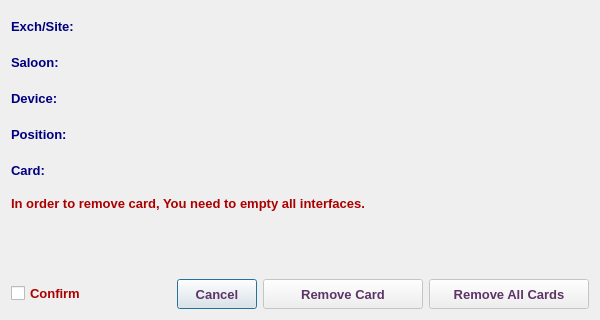
<?xml version="1.0" encoding="UTF-8"?>
<ui version="4.0">
 <class>RemoveDeviceCardDialog</class>
 <widget class="QDialog" name="RemoveDeviceCardDialog">
  <property name="windowModality">
   <enum>Qt::NonModal</enum>
  </property>
  <property name="geometry">
   <rect>
    <x>0</x>
    <y>0</y>
    <width>600</width>
    <height>320</height>
   </rect>
  </property>
  <property name="sizePolicy">
   <sizepolicy hsizetype="Fixed" vsizetype="Fixed">
    <horstretch>0</horstretch>
    <verstretch>0</verstretch>
   </sizepolicy>
  </property>
  <property name="minimumSize">
   <size>
    <width>600</width>
    <height>320</height>
   </size>
  </property>
  <property name="maximumSize">
   <size>
    <width>601</width>
    <height>321</height>
   </size>
  </property>
  <property name="font">
   <font>
    <family>Tahoma</family>
    <pointsize>10</pointsize>
   </font>
  </property>
  <property name="windowTitle">
   <string>Remove Device Card</string>
  </property>
  <property name="windowIcon">
   <iconset resource="../../../../image.qrc">
    <normaloff>:/Image/remove.png</normaloff>:/Image/remove.png</iconset>
  </property>
  <layout class="QVBoxLayout" name="verticalLayout">
   <item>
    <layout class="QHBoxLayout" name="horizontalLayout_7">
     <item>
      <widget class="QLabel" name="label_6">
       <property name="minimumSize">
        <size>
         <width>100</width>
         <height>30</height>
        </size>
       </property>
       <property name="maximumSize">
        <size>
         <width>100</width>
         <height>30</height>
        </size>
       </property>
       <property name="font">
        <font>
         <family>Tahoma</family>
         <pointsize>10</pointsize>
         <weight>75</weight>
         <bold>true</bold>
        </font>
       </property>
       <property name="styleSheet">
        <string notr="true">color: rgb(0, 0, 127);</string>
       </property>
       <property name="text">
        <string>Exch/Site:</string>
       </property>
      </widget>
     </item>
     <item>
      <widget class="QLabel" name="abbrLbl">
       <property name="sizePolicy">
        <sizepolicy hsizetype="Expanding" vsizetype="Preferred">
         <horstretch>0</horstretch>
         <verstretch>0</verstretch>
        </sizepolicy>
       </property>
       <property name="minimumSize">
        <size>
         <width>320</width>
         <height>30</height>
        </size>
       </property>
       <property name="maximumSize">
        <size>
         <width>500</width>
         <height>30</height>
        </size>
       </property>
       <property name="font">
        <font>
         <family>Tahoma</family>
         <pointsize>10</pointsize>
         <weight>75</weight>
         <bold>true</bold>
        </font>
       </property>
       <property name="styleSheet">
        <string notr="true">color: rgb(85, 0, 127);</string>
       </property>
       <property name="text">
        <string/>
       </property>
       <property name="alignment">
        <set>Qt::AlignLeading|Qt::AlignLeft|Qt::AlignVCenter</set>
       </property>
       <property name="wordWrap">
        <bool>true</bool>
       </property>
      </widget>
     </item>
    </layout>
   </item>
   <item>
    <layout class="QHBoxLayout" name="horizontalLayout_6">
     <item>
      <widget class="QLabel" name="label_5">
       <property name="minimumSize">
        <size>
         <width>100</width>
         <height>30</height>
        </size>
       </property>
       <property name="maximumSize">
        <size>
         <width>100</width>
         <height>30</height>
        </size>
       </property>
       <property name="font">
        <font>
         <family>Tahoma</family>
         <pointsize>10</pointsize>
         <weight>75</weight>
         <bold>true</bold>
        </font>
       </property>
       <property name="styleSheet">
        <string notr="true">color: rgb(0, 0, 127);</string>
       </property>
       <property name="text">
        <string>Saloon:</string>
       </property>
      </widget>
     </item>
     <item>
      <widget class="QLabel" name="saloonLbl">
       <property name="sizePolicy">
        <sizepolicy hsizetype="Expanding" vsizetype="Preferred">
         <horstretch>0</horstretch>
         <verstretch>0</verstretch>
        </sizepolicy>
       </property>
       <property name="minimumSize">
        <size>
         <width>320</width>
         <height>30</height>
        </size>
       </property>
       <property name="maximumSize">
        <size>
         <width>500</width>
         <height>30</height>
        </size>
       </property>
       <property name="font">
        <font>
         <family>Tahoma</family>
         <pointsize>10</pointsize>
         <weight>75</weight>
         <bold>true</bold>
        </font>
       </property>
       <property name="styleSheet">
        <string notr="true">color: rgb(85, 0, 127);</string>
       </property>
       <property name="text">
        <string/>
       </property>
       <property name="alignment">
        <set>Qt::AlignLeading|Qt::AlignLeft|Qt::AlignVCenter</set>
       </property>
       <property name="wordWrap">
        <bool>true</bool>
       </property>
      </widget>
     </item>
    </layout>
   </item>
   <item>
    <layout class="QHBoxLayout" name="horizontalLayout_3">
     <item>
      <widget class="QLabel" name="label_3">
       <property name="minimumSize">
        <size>
         <width>100</width>
         <height>30</height>
        </size>
       </property>
       <property name="maximumSize">
        <size>
         <width>100</width>
         <height>30</height>
        </size>
       </property>
       <property name="font">
        <font>
         <family>Tahoma</family>
         <pointsize>10</pointsize>
         <weight>75</weight>
         <bold>true</bold>
        </font>
       </property>
       <property name="styleSheet">
        <string notr="true">color: rgb(0, 0, 127);</string>
       </property>
       <property name="text">
        <string>Device:</string>
       </property>
      </widget>
     </item>
     <item>
      <widget class="QLabel" name="deviceLbl">
       <property name="sizePolicy">
        <sizepolicy hsizetype="Expanding" vsizetype="Preferred">
         <horstretch>0</horstretch>
         <verstretch>0</verstretch>
        </sizepolicy>
       </property>
       <property name="minimumSize">
        <size>
         <width>320</width>
         <height>30</height>
        </size>
       </property>
       <property name="maximumSize">
        <size>
         <width>500</width>
         <height>30</height>
        </size>
       </property>
       <property name="font">
        <font>
         <family>Tahoma</family>
         <pointsize>10</pointsize>
         <weight>75</weight>
         <bold>true</bold>
        </font>
       </property>
       <property name="styleSheet">
        <string notr="true">color: rgb(85, 0, 127);</string>
       </property>
       <property name="text">
        <string/>
       </property>
       <property name="wordWrap">
        <bool>true</bool>
       </property>
      </widget>
     </item>
    </layout>
   </item>
   <item>
    <widget class="QFrame" name="frame">
     <property name="font">
      <font>
       <family>Tahoma</family>
       <pointsize>10</pointsize>
      </font>
     </property>
     <property name="frameShape">
      <enum>QFrame::NoFrame</enum>
     </property>
     <property name="frameShadow">
      <enum>QFrame::Plain</enum>
     </property>
     <property name="lineWidth">
      <number>0</number>
     </property>
     <layout class="QVBoxLayout" name="verticalLayout_2">
      <property name="leftMargin">
       <number>0</number>
      </property>
      <property name="topMargin">
       <number>0</number>
      </property>
      <property name="rightMargin">
       <number>0</number>
      </property>
      <property name="bottomMargin">
       <number>0</number>
      </property>
      <item>
       <layout class="QHBoxLayout" name="horizontalLayout_8">
        <item>
         <widget class="QLabel" name="label_7">
          <property name="minimumSize">
           <size>
            <width>100</width>
            <height>30</height>
           </size>
          </property>
          <property name="maximumSize">
           <size>
            <width>100</width>
            <height>30</height>
           </size>
          </property>
          <property name="font">
           <font>
            <family>Tahoma</family>
            <pointsize>10</pointsize>
            <weight>75</weight>
            <bold>true</bold>
           </font>
          </property>
          <property name="styleSheet">
           <string notr="true">color: rgb(0, 0, 127);</string>
          </property>
          <property name="text">
           <string>Position:</string>
          </property>
         </widget>
        </item>
        <item>
         <widget class="QLabel" name="positionLbl">
          <property name="sizePolicy">
           <sizepolicy hsizetype="Expanding" vsizetype="Preferred">
            <horstretch>0</horstretch>
            <verstretch>0</verstretch>
           </sizepolicy>
          </property>
          <property name="minimumSize">
           <size>
            <width>320</width>
            <height>30</height>
           </size>
          </property>
          <property name="maximumSize">
           <size>
            <width>500</width>
            <height>30</height>
           </size>
          </property>
          <property name="font">
           <font>
            <family>Tahoma</family>
            <pointsize>10</pointsize>
            <weight>75</weight>
            <bold>true</bold>
           </font>
          </property>
          <property name="styleSheet">
           <string notr="true">color: rgb(85, 0, 127);</string>
          </property>
          <property name="text">
           <string/>
          </property>
          <property name="wordWrap">
           <bool>true</bool>
          </property>
         </widget>
        </item>
       </layout>
      </item>
      <item>
       <layout class="QHBoxLayout" name="horizontalLayout_5">
        <item>
         <widget class="QLabel" name="label_4">
          <property name="minimumSize">
           <size>
            <width>100</width>
            <height>30</height>
           </size>
          </property>
          <property name="maximumSize">
           <size>
            <width>100</width>
            <height>30</height>
           </size>
          </property>
          <property name="font">
           <font>
            <family>Tahoma</family>
            <pointsize>10</pointsize>
            <weight>75</weight>
            <bold>true</bold>
           </font>
          </property>
          <property name="styleSheet">
           <string notr="true">color: rgb(0, 0, 127);</string>
          </property>
          <property name="text">
           <string>Card:</string>
          </property>
         </widget>
        </item>
        <item>
         <widget class="QLabel" name="cardLbl">
          <property name="sizePolicy">
           <sizepolicy hsizetype="Expanding" vsizetype="Preferred">
            <horstretch>0</horstretch>
            <verstretch>0</verstretch>
           </sizepolicy>
          </property>
          <property name="minimumSize">
           <size>
            <width>320</width>
            <height>30</height>
           </size>
          </property>
          <property name="maximumSize">
           <size>
            <width>500</width>
            <height>30</height>
           </size>
          </property>
          <property name="font">
           <font>
            <family>Tahoma</family>
            <pointsize>10</pointsize>
            <weight>75</weight>
            <bold>true</bold>
           </font>
          </property>
          <property name="styleSheet">
           <string notr="true">color: rgb(85, 0, 127);</string>
          </property>
          <property name="text">
           <string/>
          </property>
          <property name="wordWrap">
           <bool>true</bool>
          </property>
         </widget>
        </item>
       </layout>
      </item>
     </layout>
    </widget>
   </item>
   <item>
    <widget class="QLabel" name="errorLbl">
     <property name="minimumSize">
      <size>
       <width>200</width>
       <height>25</height>
      </size>
     </property>
     <property name="maximumSize">
      <size>
       <width>16777215</width>
       <height>50</height>
      </size>
     </property>
     <property name="font">
      <font>
       <family>Tahoma</family>
       <pointsize>10</pointsize>
       <weight>75</weight>
       <bold>true</bold>
      </font>
     </property>
     <property name="styleSheet">
      <string notr="true">color: rgb(170, 0, 0);</string>
     </property>
     <property name="text">
      <string>In order to remove card, You need to empty all interfaces.</string>
     </property>
     <property name="wordWrap">
      <bool>true</bool>
     </property>
    </widget>
   </item>
   <item>
    <spacer name="verticalSpacer">
     <property name="font">
      <font>
       <family>Tahoma</family>
       <pointsize>10</pointsize>
      </font>
     </property>
     <property name="orientation">
      <enum>Qt::Vertical</enum>
     </property>
     <property name="sizeHint" stdset="0">
      <size>
       <width>20</width>
       <height>31</height>
      </size>
     </property>
    </spacer>
   </item>
   <item>
    <layout class="QHBoxLayout" name="horizontalLayout_4">
     <item>
      <widget class="QCheckBox" name="checkBox">
       <property name="sizePolicy">
        <sizepolicy hsizetype="Preferred" vsizetype="Fixed">
         <horstretch>0</horstretch>
         <verstretch>0</verstretch>
        </sizepolicy>
       </property>
       <property name="font">
        <font>
         <family>Tahoma</family>
         <pointsize>10</pointsize>
         <weight>75</weight>
         <bold>true</bold>
        </font>
       </property>
       <property name="styleSheet">
        <string notr="true">color: rgb(170, 0, 0);</string>
       </property>
       <property name="text">
        <string>Confirm</string>
       </property>
      </widget>
     </item>
     <item>
      <spacer name="horizontalSpacer">
       <property name="font">
        <font>
         <family>Tahoma</family>
         <pointsize>10</pointsize>
        </font>
       </property>
       <property name="orientation">
        <enum>Qt::Horizontal</enum>
       </property>
       <property name="sizeHint" stdset="0">
        <size>
         <width>40</width>
         <height>20</height>
        </size>
       </property>
      </spacer>
     </item>
     <item>
      <widget class="QPushButton" name="cancelBtn">
       <property name="sizePolicy">
        <sizepolicy hsizetype="Preferred" vsizetype="Preferred">
         <horstretch>0</horstretch>
         <verstretch>0</verstretch>
        </sizepolicy>
       </property>
       <property name="minimumSize">
        <size>
         <width>60</width>
         <height>30</height>
        </size>
       </property>
       <property name="maximumSize">
        <size>
         <width>100</width>
         <height>30</height>
        </size>
       </property>
       <property name="font">
        <font>
         <family>Tahoma</family>
         <pointsize>10</pointsize>
         <weight>75</weight>
         <bold>true</bold>
        </font>
       </property>
       <property name="styleSheet">
        <string notr="true">color: rgb(92, 53, 102);</string>
       </property>
       <property name="text">
        <string>Cancel</string>
       </property>
      </widget>
     </item>
     <item>
      <widget class="QPushButton" name="okBtn">
       <property name="enabled">
        <bool>false</bool>
       </property>
       <property name="sizePolicy">
        <sizepolicy hsizetype="Preferred" vsizetype="Preferred">
         <horstretch>0</horstretch>
         <verstretch>0</verstretch>
        </sizepolicy>
       </property>
       <property name="minimumSize">
        <size>
         <width>160</width>
         <height>30</height>
        </size>
       </property>
       <property name="maximumSize">
        <size>
         <width>220</width>
         <height>30</height>
        </size>
       </property>
       <property name="font">
        <font>
         <family>Tahoma</family>
         <pointsize>10</pointsize>
         <weight>75</weight>
         <bold>true</bold>
        </font>
       </property>
       <property name="styleSheet">
        <string notr="true">color: rgb(92, 53, 102);</string>
       </property>
       <property name="text">
        <string>Remove Card</string>
       </property>
       <property name="icon">
        <iconset resource="../../../../image.qrc">
         <normaloff>:/Image/remove.png</normaloff>:/Image/remove.png</iconset>
       </property>
       <property name="iconSize">
        <size>
         <width>20</width>
         <height>20</height>
        </size>
       </property>
      </widget>
     </item>
     <item>
      <widget class="QPushButton" name="removeAllCardsBtn">
       <property name="enabled">
        <bool>false</bool>
       </property>
       <property name="sizePolicy">
        <sizepolicy hsizetype="Preferred" vsizetype="Preferred">
         <horstretch>0</horstretch>
         <verstretch>0</verstretch>
        </sizepolicy>
       </property>
       <property name="minimumSize">
        <size>
         <width>160</width>
         <height>30</height>
        </size>
       </property>
       <property name="maximumSize">
        <size>
         <width>220</width>
         <height>30</height>
        </size>
       </property>
       <property name="font">
        <font>
         <family>Tahoma</family>
         <pointsize>10</pointsize>
         <weight>75</weight>
         <bold>true</bold>
        </font>
       </property>
       <property name="styleSheet">
        <string notr="true">color: rgb(92, 53, 102);</string>
       </property>
       <property name="text">
        <string>Remove All Cards</string>
       </property>
       <property name="icon">
        <iconset resource="../../../../image.qrc">
         <normaloff>:/Image/remove.png</normaloff>:/Image/remove.png</iconset>
       </property>
       <property name="iconSize">
        <size>
         <width>20</width>
         <height>20</height>
        </size>
       </property>
      </widget>
     </item>
    </layout>
   </item>
  </layout>
 </widget>
 <tabstops>
  <tabstop>checkBox</tabstop>
  <tabstop>removeAllCardsBtn</tabstop>
  <tabstop>okBtn</tabstop>
  <tabstop>cancelBtn</tabstop>
 </tabstops>
 <resources>
  <include location="../../../../image.qrc"/>
 </resources>
 <connections/>
</ui>
